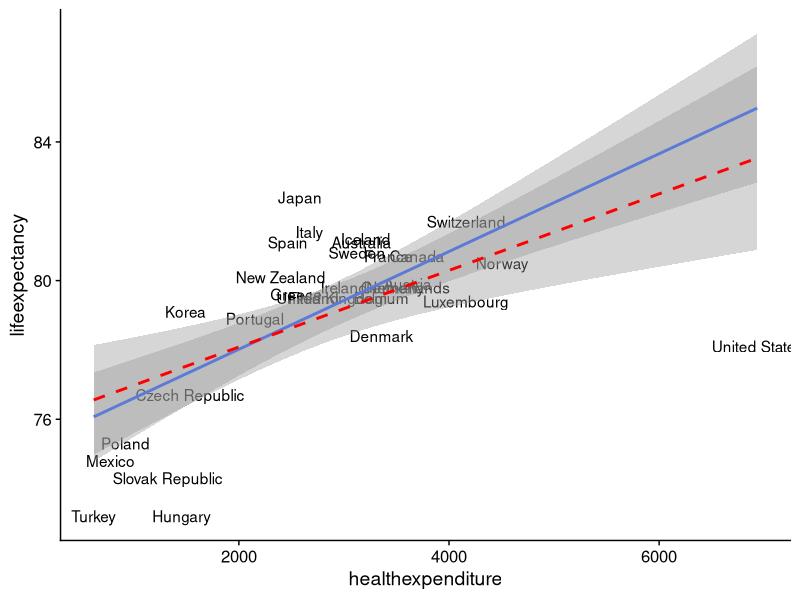

This chart was generated by the following R code:
library(cowplot)
library(ggplot2); theme_set(theme_cowplot())
library(tidyverse)
library(MASS)

#2006 data, except Turkey, where healthexpenditure is 2005
hea = structure(list(healthexpenditure = c(3167L, 3608L, 3356L, 3696L, 1535L, 3357L, 2709L, 3423L, 3464L, 2547L, 1457L, 3207L, 3001L, 2673L, 2581L, 1491L, 4162L, 777L, 3611L, 2398L, 4507L, 920L, 2150L, 1322L, 2466L, 3124L, 4165L, 618L, 2885L, 6933L), lifeexpectancy= c(81.1, 79.9, 79.5, 80.7, 76.7, 78.4, 79.5, 80.7, 79.8, 79.6, 73.2, 81.2, 79.8, 81.4, 82.4, 79.1, 79.4, 74.8, 79.8, 80.1, 80.5, 75.3, 78.9, 74.3, 81.1, 80.8, 81.7, 73.2, 79.5, 78.1)), .Names = c("healthexpenditure", "lifeexpectancy"), class = "data.frame", row.names = c("Australia", "Austria", "Belgium", "Canada", "Czech Republic", "Denmark", "Finland", "France", "Germany", "Greece", "Hungary", "Iceland", "Ireland", "Italy", "Japan", "Korea", "Luxembourg", "Mexico", "Netherlands", "New Zealand", "Norway", "Poland", "Portugal", "Slovak Republic", "Spain", "Sweden", "Switzerland", "Turkey", "United Kingdom", "United States"))


hea2 <- (hea
    %>% rownames_to_column("country")
)
print(ggplot(hea2, aes(healthexpenditure,lifeexpectancy,label=country))
    + geom_text()
    + geom_smooth(method="rlm")
    + geom_smooth(method="lm",lty=2,colour="red")
)
